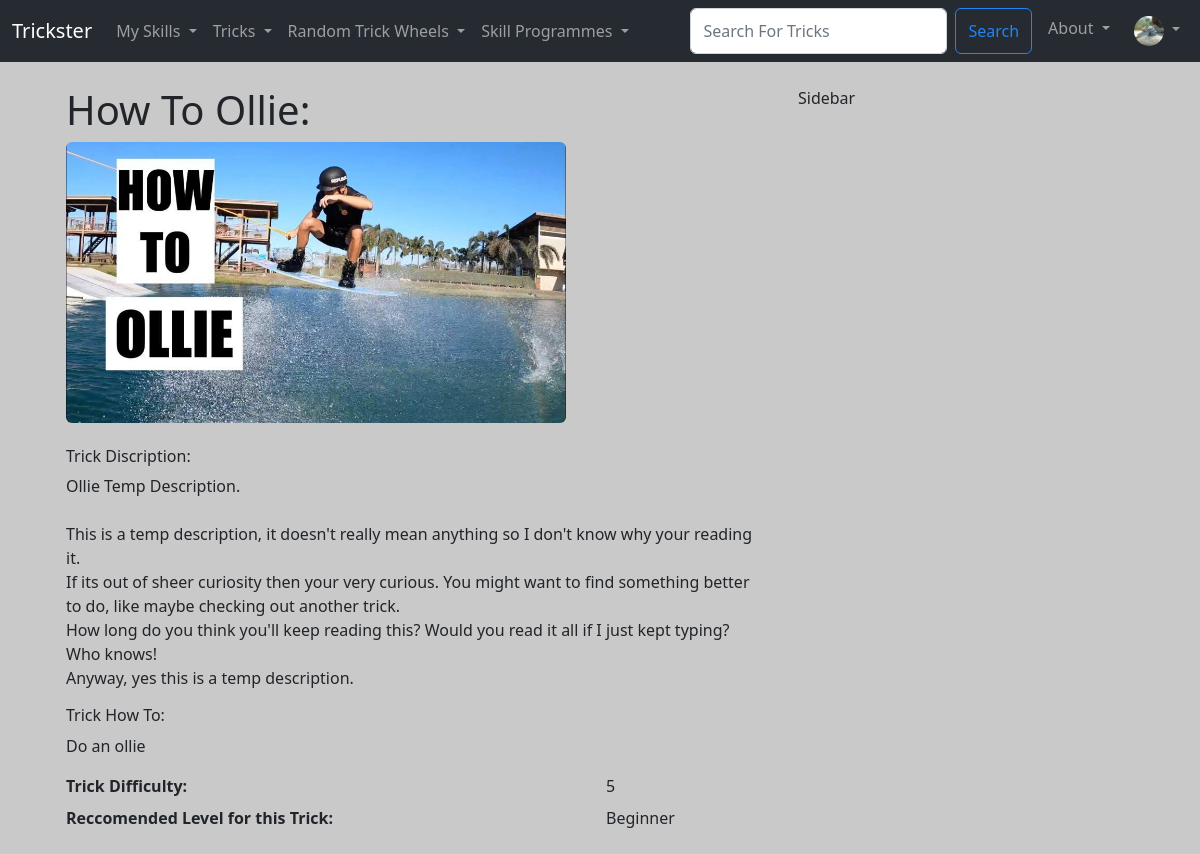
/show_trick/15 (signed in), run on the app's committed database.
### Users/models.py (models this page shows, shortened)
class Trickster_User(AbstractBaseUser, PermissionsMixin):
  UserID = models.AutoField(primary_key=True)
  Email = models.EmailField(('Email Address'), unique=True)
  Username = models.CharField(('Username'),max_length=25, unique=True)
  FirstName = models.CharField(('First Name'),max_length=25)
  LastName = models.CharField(('Last Name'),max_length=25)
  DateOfJoining = models.DateField(default=timezone.now)
  is_staff = models.BooleanField(default=False)
  is_active = models.BooleanField(default=True)
  objects = CustomUserManager()
  USERNAME_FIELD = 'Email'
  REQUIRED_FIELDS = ['Username', 'FirstName', 'LastName']

class User_Profile(models.Model):
  User = models.OneToOneField(Trickster_User, on_delete=models.CASCADE)
  ProfilePhoto = models.ImageField(null=True, blank=True, upload_to="images/profile")
  Bio = models.TextField(blank=True)
  SkillLevel = models.ForeignKey(SkillLevel, default=get_default_skill_level, blank=True, null=True, on_delete=models.CASCADE)
  UserDifficultyLevel = models.PositiveIntegerField(default=1, null=True, validators=[MinValueValidator(1), MaxValueValidator(10)])
  UserLevelProgress = models.PositiveIntegerField(default=1, validators=[MinValueValidator(1), MaxValueValidator(100)])
  LearnedTricks = models.ManyToManyField(Trick, related_name='learned_trick', blank=True)
  SavedTricks = models.ManyToManyField(Trick, related_name='saved_trick', blank=True)
  CurrentlyLearningProgrammes = models.ManyToManyField(Trick_Programme, related_name='currently_learning_programme', blank=True)
  CompletedProgrammes = models.ManyToManyField(Trick_Programme, related_name='completed_programme', blank=True)
  CompletedLessons = models.ManyToManyField(Programme_Lesson, related_name='completed_lessons', blank=True)
  SavedProgrammes = models.ManyToManyField(Trick_Programme, related_name='saved_programme', blank=True)
  Follows =  models.ManyToManyField('self', related_name='followed_by', symmetrical=False, blank=True)

### TricksterMain/models.py (models this page shows, shortened)
class Trick (models.Model):
  TrickID = models.AutoField(primary_key=True)
  TrickName = models.CharField(max_length=25)
  TrickDiscription = models.TextField(blank=True)
  TrickHowTo = models.TextField(blank=True)
  TrickRecLevel = models.ForeignKey(SkillLevel, blank=True, null=True, on_delete=models.CASCADE)
  TrickDifficulty = models.PositiveIntegerField(null=True, validators=[MinValueValidator(1), MaxValueValidator(10)])
  TrickImg = models.ImageField(null=True, blank=True, upload_to="images/")
  TrickCategory = models.ManyToManyField(Category, related_name='trick_category_tags', blank=True)
  approved = models.BooleanField('Approved', default=False)
  def __str__(self):
    return self.TrickName

class SkillLevel (models.Model):
  SkillLevelID = models.AutoField(primary_key=True)
  SkillLevelName = models.CharField(max_length=25)
  def __str__(self):
    return self.SkillLevelName

### TricksterMain/views.py (the view)
# urls.py: path('show_trick/<trick_id>', views.show_trick, name='show-trick'),
def show_trick(request, trick_id):
  current_page = request.path
  trick = Trick.objects.get(pk=trick_id)
  return render(request, 'main/show_trick.html', {'trick':trick, 'current_page':current_page})

### TricksterMain/templates/main/show_trick.html (shortened to what this page needs)
{% extends 'main/base.html' %}
{% load static %}
{% block content  %}
    <div class="container-md">
        <div class="row">
            <div class="col-md-8">
                <div class="container">
                    <h1 class="display-6"><strong>How To {{ trick }}:</strong></h1>
                    <div class="imgContainer">
                    {% if trick.TrickImg %}
                        <img src="{{ trick.TrickImg.url }}" class="img-fluid rounded" alt="trick cover image">
                    {% else %}
                        <img src="{% static 'trickster/images/TrickListDefault.png' %}" class="img-fluid rounded" alt="default trick cover image">
                    {% endif %}
                    </div></br>
                    <p class="h6">Trick Discription: </p>
                    <p>{{ trick.TrickDiscription|linebreaksbr }}</p>
                    <p class="h6">Trick How To: </p>
                    <p>{{ trick.TrickHowTo|linebreaksbr }}</p>
                    <dl class="row">
                        <dt class="col-sm-9">Trick Difficulty:</dt>
                        <dd class="col-sm-3">{{ trick.TrickDifficulty }}</dd>
                        <dt class="col-sm-9">Reccomended Level for this Trick:</dt>
                        <dd class="col-sm-3">{{ trick.TrickRecLevel }}</dd>
                    </dl>
                </div>
            </div>
            <div class="col-md-3">
                Sidebar
            </div>
        </div>
    </div>
{% endblock %}

### TricksterMain/templates/components/navbar.html (shortened to what this page needs)
{% load static %}
<nav class="navbar navbar-expand-lg navbar-dark bg-tricksterdark">
  <div class="container-fluid">
    <a class="navbar-brand" href="{%url 'home'%}">Trickster</a>
    <div class="collapse navbar-collapse" id="navbarSupportedContent">
      <ul class="navbar-nav me-auto mb-2 mb-lg-0">
        <li class="nav-item dropdown">
          <a class="nav-link dropdown-toggle" href="#" id="mySkillsDropdown" role="button" data-bs-toggle="dropdown" aria-expanded="false">
            My Skills
          </a>
        </li>
        <li class="nav-item dropdown">
          <a class="nav-link dropdown-toggle" href="#" id="tricksDropdown" role="button" data-bs-toggle="dropdown" aria-expanded="false">
            Tricks
          </a>
        </li>
        <li class="nav-item dropdown">
          <a class="nav-link dropdown-toggle" href="#" id="randomDropdown" role="button" data-bs-toggle="dropdown" aria-expanded="false">
            Random Trick Wheels
          </a>
        </li>
        <li class="nav-item dropdown">
          <a class="nav-link dropdown-toggle" href="#" id="tricksDropdown" role="button" data-bs-toggle="dropdown" aria-expanded="false">
            Skill Programmes
          </a>
        </li>
      </ul>
      <div class="navbar-nav ml-auto gap-2">
        <form class="d-flex" method="POST" action="{% url 'search-trick' %}">
          <input class="form-control me-2 input-sm" type="search" placeholder="Search For Tricks" aria-label="Search" name="trick_searched">
          <button class="btn btn-outline-primary" type="submit">Search</button>
        </form>
        <li class="nav-item dropdown">
          <a class="nav-link dropdown-toggle" href="#" id="tricksDropdown" role="button" data-bs-toggle="dropdown" aria-expanded="false">
            About
          </a>
        </li>
        {% if user.is_authenticated %}
        <li class="nav-item dropdown">
          <a class="nav-link dropdown-toggle" href="#" id="navbarScrollingDropdown" role="button" data-bs-toggle="dropdown" aria-expanded="false">
            {% if request.user.user_profile.ProfilePhoto %}
              <img
              class="rounded-circle"
              height="30"
              src="{{ request.user.user_profile.ProfilePhoto.url }}"
              alt="User Profile Image"
              />
            {% endif %}
          </a>
        </li>
        {% else %}
          <li class="nav-item">
            <a class="nav-link" href="{%url 'login'%}">Login</a>
          </li>
        {% endif %}
      </div>
    </div>
  </div>
</nav>

### TricksterMain/templates/main/base.html (style rules this page uses)
body { background: #c9c9c9 }

### TricksterMain/templates/main/show_trick.html (style rules this page uses)
.imgContainer { max-width: 500px; max-height: 700px; overflow: hidden; }
.imgContainer img { width: 100%; min-height: 100%; }

### data on the page
Trickster_User: user.user_profile.ProfilePhoto (picture)
Trick: TrickName "Ollie", TrickImg (picture), TrickDiscription "Ollie Temp Description. This is a temp description, it doesn't really mean anything so I don't know why your reading it. If its out of sheer curiosity then your very curious. You might want to find something better to do, like maybe checking out another trick. How long do you think you'll keep reading this? Would you read it all if I just kept typing? Who knows! Anyway, yes this is a temp description.", TrickHowTo "Do an ollie", TrickDifficulty "5", TrickRecLevel "Beginner"
